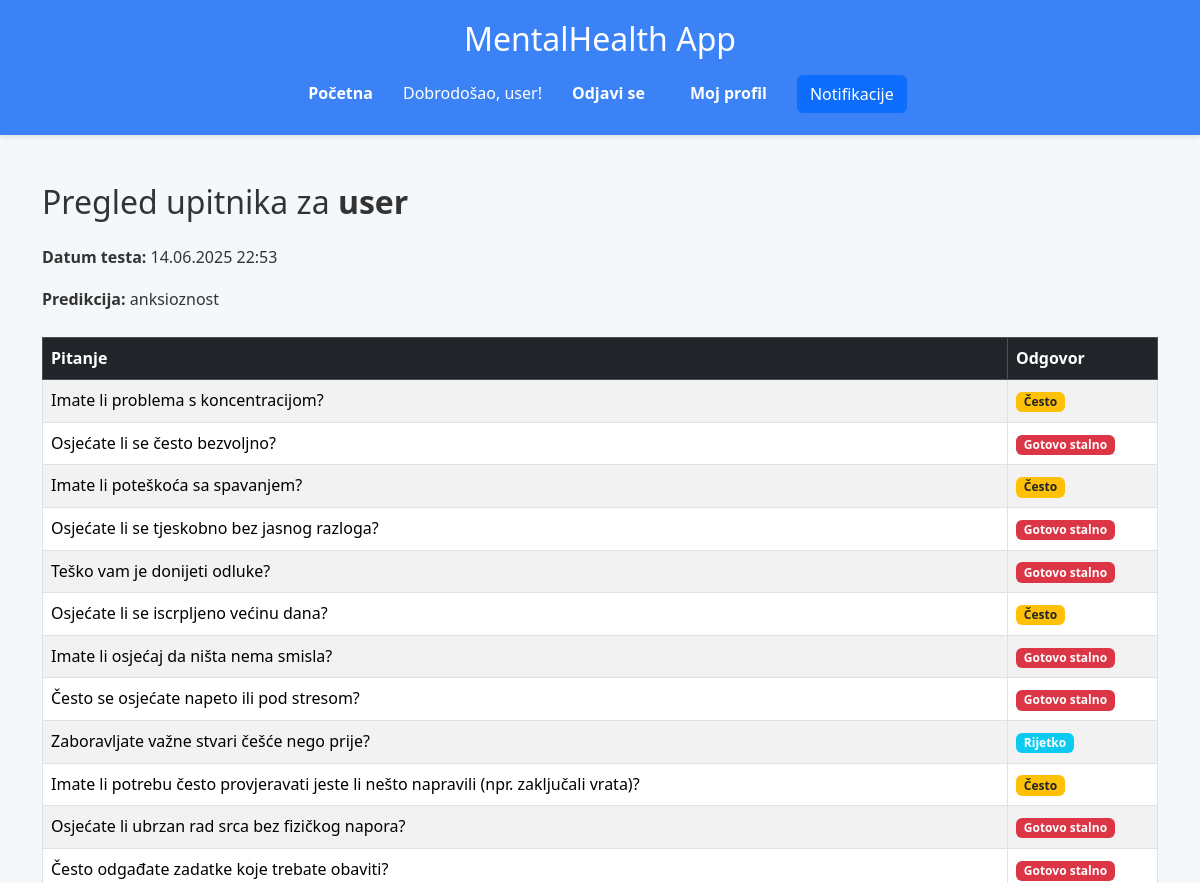
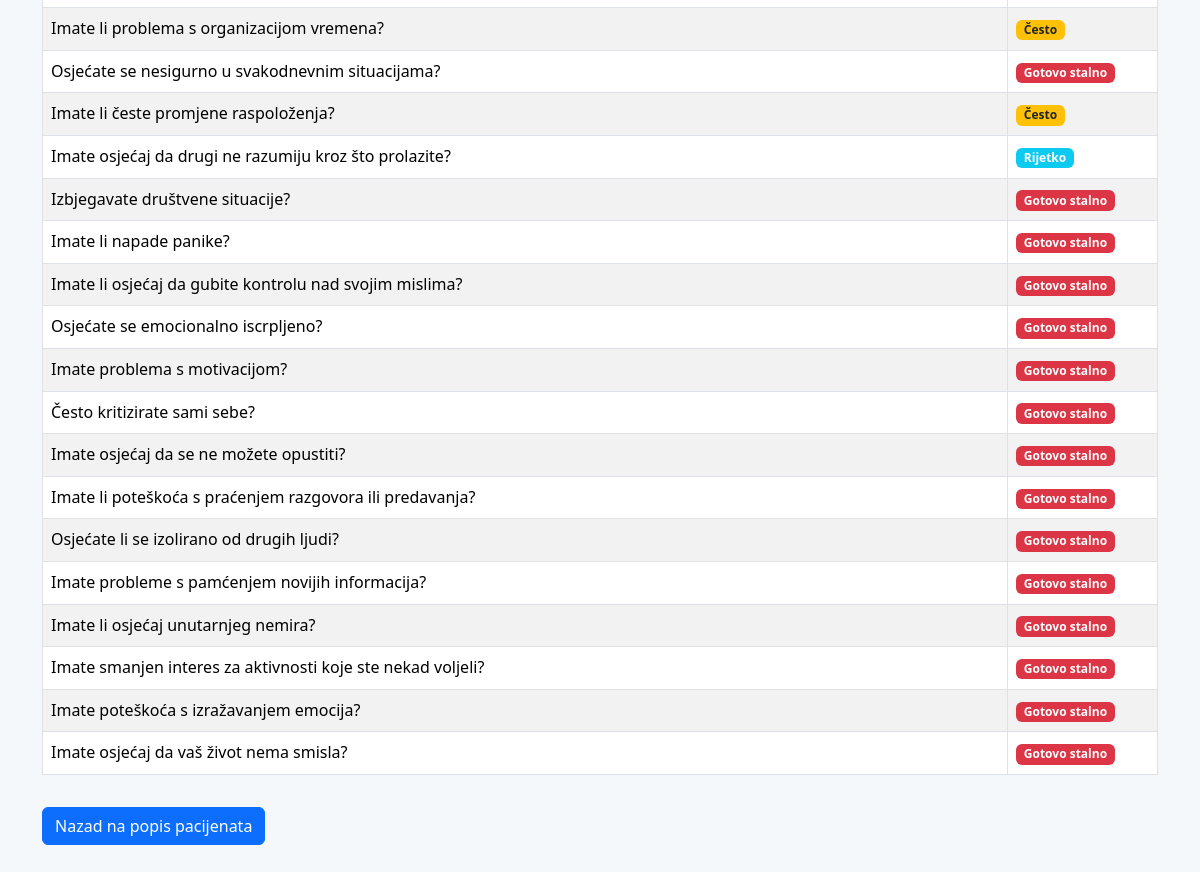
The app's page /mindapp/rezultati/20/ (signed in) with its own data (2 pictures, top to bottom).
### mindapp/models.py (models this page shows, shortened)
class PsiholoskiTest(models.Model):
    user = models.ForeignKey(User, on_delete=models.CASCADE)
    datum = models.DateTimeField(auto_now_add=True)
    q1 = models.IntegerField()
    q2 = models.IntegerField()
    q3 = models.IntegerField()
    q4 = models.IntegerField()
    q5 = models.IntegerField()
    q6 = models.IntegerField()
    q7 = models.IntegerField()
    q8 = models.IntegerField()
    q9 = models.IntegerField()
    q10 = models.IntegerField()
    q11 = models.IntegerField()
    q12 = models.IntegerField()
    q13 = models.IntegerField()
    q14 = models.IntegerField()
    q15 = models.IntegerField()
    q16 = models.IntegerField()
    q17 = models.IntegerField()
    q18 = models.IntegerField()
    q19 = models.IntegerField()
    q20 = models.IntegerField()
    q21 = models.IntegerField()
    q22 = models.IntegerField()
    q23 = models.IntegerField()
    q24 = models.IntegerField()
    q25 = models.IntegerField()
    q26 = models.IntegerField()
    q27 = models.IntegerField()
    q28 = models.IntegerField()
    q29 = models.IntegerField()
    q30 = models.IntegerField()
    predikcija = models.CharField(max_length=50, default="Nema poremećaja")

### mindapp/views.py (the view)
# urls.py: path('rezultati/<int:test_id>/', views.pregled_upitnika, name='pregled_upitnika'),
@login_required
def pregled_upitnika(request, test_id):
    pitanja = {
        1: "Imate li problema s koncentracijom?",
        2: "Osjećate li se često bezvoljno?",
        3: "Imate li poteškoća sa spavanjem?",
        4: "Osjećate li se tjeskobno bez jasnog razloga?",
        5: "Teško vam je donijeti odluke?",
        6: "Osjećate li se iscrpljeno većinu dana?",
        7: "Imate li osjećaj da ništa nema smisla?",
        8: "Često se osjećate napeto ili pod stresom?",
        9: "Zaboravljate važne stvari češće nego prije?",
        10: "Imate li potrebu često provjeravati jeste li nešto napravili (npr. zaključali vrata)?",
        11: "Osjećate li ubrzan rad srca bez fizičkog napora?",
        12: "Često odgađate zadatke koje trebate obaviti?",
        13: "Imate li problema s organizacijom vremena?",
        14: "Osjećate se nesigurno u svakodnevnim situacijama?",
        15: "Imate li česte promjene raspoloženja?",
        16: "Imate osjećaj da drugi ne razumiju kroz što prolazite?",
        17: "Izbjegavate društvene situacije?",
        18: "Imate li napade panike?",
        19: "Imate li osjećaj da gubite kontrolu nad svojim mislima?",
        20: "Osjećate se emocionalno iscrpljeno?",
        21: "Imate problema s motivacijom?",
        22: "Često kritizirate sami sebe?",
        23: "Imate osjećaj da se ne možete opustiti?",
        24: "Imate li poteškoća s praćenjem razgovora ili predavanja?",
        25: "Osjećate li se izolirano od drugih ljudi?",
        26: "Imate probleme s pamćenjem novijih informacija?",
        27: "Imate li osjećaj unutarnjeg nemira?",
        28: "Imate smanjen interes za aktivnosti koje ste nekad voljeli?",
        29: "Imate poteškoća s izražavanjem emocija?",
        30: "Imate osjećaj da vaš život nema smisla?"
    }
    odgovori_tekst = {
        0: "Nikada",
        1: "Rijetko",
        2: "Često",
        3: "Gotovo stalno"
    }
    test = get_object_or_404(PsiholoskiTest, id=test_id)
    pitanja_i_odgovori = []
    for i in range(1, 31):
        pitanje = pitanja[i]
        odgovor_kod = getattr(test, f'q{i}')
        odgovor_tekst = odgovori_tekst.get(odgovor_kod, "Nepoznat odgovor")
        pitanja_i_odgovori.append((pitanje, odgovor_tekst))
    context = {
        'test': test,
        'pitanja_i_odgovori': pitanja_i_odgovori,
    }
    return render(request, 'pregled_upitnika.html', context)

### templates/pregled_upitnika.html
{% extends 'base.html' %}
{% block content %}
<div class="container my-5">
  <h2 class="mb-4">Pregled upitnika za <strong>{{ test.user.username }}</strong></h2>
  <p><strong>Datum testa:</strong> {{ test.datum|date:"d.m.Y H:i" }}</p>
  <p><strong>Predikcija:</strong> {{ test.predikcija }}</p>
  <div class="table-responsive mt-4">
    <table class="table table-striped table-bordered align-middle">
      <thead class="table-dark">
        <tr>
          <th scope="col">Pitanje</th>
          <th scope="col" style="width: 150px;">Odgovor</th>
        </tr>
      </thead>
      <tbody>
        {% for pitanje, odgovor in pitanja_i_odgovori %}
        <tr>
          <td>{{ pitanje }}</td>
          <td><span class="badge
            {% if odgovor == "Nikada" %}bg-success
            {% elif odgovor == "Rijetko" %}bg-info
            {% elif odgovor == "Često" %}bg-warning text-dark
            {% elif odgovor == "Gotovo stalno" %}bg-danger
            {% else %}bg-secondary
            {% endif %}">
            {{ odgovor }}
          </span></td>
        </tr>
        {% endfor %}
      </tbody>
    </table>
  </div>
  <a href="{% url 'pronadi_klijente' %}" class="btn btn-primary mt-3">Nazad na popis pacijenata</a>
</div>
{% endblock %}

### templates/base.html (shortened to what this page needs)
{% load static %}
<!DOCTYPE html>
<html lang="hr">
<head>
    <link href="https://cdn.jsdelivr.net/npm/bootstrap@5.3.3/dist/css/bootstrap.min.css" rel="stylesheet">
    <link rel="stylesheet" href="{% static 'css/style.css' %}">
</head>
<body>
    <header>
        <h1>MentalHealth App</h1>
        <nav>
            <ul>
                <li><a href="{% url 'home' %}">Početna</a></li>
                {% if user.is_authenticated %}
                    <li><span>Dobrodošao, {{ user.username }}!</span></li>
                    <li>
                        <form action="{% url 'logout' %}" method="post" style="display:inline;">
                            <button type="submit">Odjavi se</button>
                        </form>
                    </li>
                    <li><a href="{% url 'profil' %}">Moj profil</a></li>
                    <li><a href="{% url 'notifikacije' %}" class="btn btn-primary">Notifikacije</a></li>
                {% else %}
                    <li><a href="{% url 'login' %}">Prijavi se</a></li>
                    <li><a href="{% url 'register' %}">Registriraj se</a></li>
                {% endif %}
            </ul>
        </nav>
    </header>
    <main>
        {% block content %}
        {% endblock %}
    </main>
</body>
</html>

### static/css/style.css (style rules this page uses)
* { margin: 0; padding: 0; box-sizing: border-box; }
body { font-family: 'Segoe UI', Tahoma, Geneva, Verdana, sans-serif; background-color: #f5f8fa; color: #333; line-height: 1.6; }
header { background-color: #3b82f6; color: white; padding: 20px 40px; text-align: center; box-shadow: 0 2px 5px rgba(0,0,0,0.1); }
header h1 { font-size: 2rem; margin-bottom: 8px; }
nav { margin-top: 15px; }
nav ul { list-style: none; padding: 0; margin: 0; display: flex; gap: 15px; justify-content: center; align-items: center; }
nav ul li { margin: 0; }
nav a, nav button { color: white; text-decoration: none; font-weight: 600; background: none; border: none; font-size: 1rem; padding: 8px 15px; border-radius: 4px; cursor: pointer; transition: background-color 0.3s ease; }
form button { color: white; font-weight: 600; background-color: transparent; border: none; cursor: pointer; font-size: 1rem; padding: 8px 15px; border-radius: 4px; transition: background-color 0.3s ease; }

### records on screen
PsiholoskiTest: user.username "user", datum "14.06.2025 22:53", predikcija "anksioznost"

### other values on screen
{{ user.username }} "user"
{{ pitanje }} "Imate li problema s koncentracijom?" "Osjećate li se često bezvoljno?" "Imate li poteškoća sa spavanjem?" "Osjećate li se tjeskobno bez jasnog razloga?" "Teško vam je donijeti odluke?" "Osjećate li se iscrpljeno većinu dana?" "Imate li osjećaj da ništa nema smisla?" "Često se osjećate napeto ili pod stresom?" "Zaboravljate važne stvari češće nego prije?" "Imate li potrebu često provjeravati jeste li nešto napravili (npr. zaključali vrata)?" "Osjećate li ubrzan rad srca bez fizičkog napora?" "Često odgađate zadatke koje trebate obaviti?" "Imate li problema s organizacijom vremena?" "Osjećate se nesigurno u svakodnevnim situacijama?" "Imate li česte promjene raspoloženja?" "Imate osjećaj da drugi ne razumiju kroz što prolazite?" "Izbjegavate društvene situacije?" "Imate li napade panike?" "Imate li osjećaj da gubite kontrolu nad svojim mislima?" "Osjećate se emocionalno iscrpljeno?" "Imate problema s motivacijom?" "Često kritizirate sami sebe?" "Imate osjećaj da se ne možete opustiti?" "Imate li poteškoća s praćenjem razgovora ili predavanja?" "Osjećate li se izolirano od drugih ljudi?" "Imate probleme s pamćenjem novijih informacija?" "Imate li osjećaj unutarnjeg nemira?" "Imate smanjen interes za aktivnosti koje ste nekad voljeli?" "Imate poteškoća s izražavanjem emocija?" "Imate osjećaj da vaš život nema smisla?"
{{ odgovor }} "Često" "Gotovo stalno" "Često" "Gotovo stalno" "Gotovo stalno" "Često" "Gotovo stalno" "Gotovo stalno" "Rijetko" "Često" "Gotovo stalno" "Gotovo stalno" "Često" "Gotovo stalno" "Često" "Rijetko" "Gotovo stalno" "Gotovo stalno" "Gotovo stalno" "Gotovo stalno" "Gotovo stalno" "Gotovo stalno" "Gotovo stalno" "Gotovo stalno" "Gotovo stalno" "Gotovo stalno" "Gotovo stalno" "Gotovo stalno" "Gotovo stalno" "Gotovo stalno"
